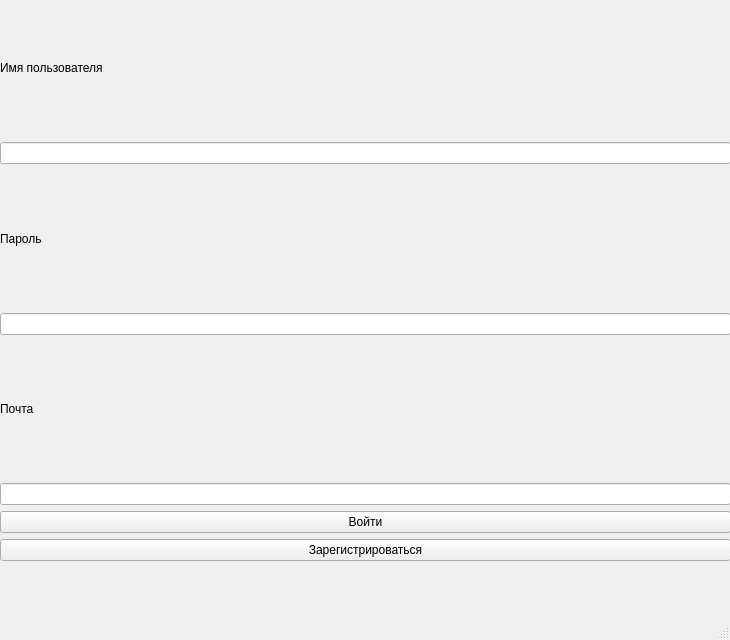
<?xml version="1.0" encoding="UTF-8"?>
<ui version="4.0">
 <class>startWindow</class>
 <widget class="QMainWindow" name="startWindow">
  <property name="geometry">
   <rect>
    <x>0</x>
    <y>0</y>
    <width>730</width>
    <height>640</height>
   </rect>
  </property>
  <property name="windowTitle">
   <string>MainWindow</string>
  </property>
  <widget class="QWidget" name="centralwidget">
   <widget class="QWidget" name="gridLayoutWidget">
    <property name="geometry">
     <rect>
      <x>0</x>
      <y>0</y>
      <width>731</width>
      <height>561</height>
     </rect>
    </property>
    <layout class="QGridLayout" name="gridLayout">
     <item row="4" column="0">
      <widget class="QLabel" name="labelEmail">
       <property name="text">
        <string>Почта</string>
       </property>
      </widget>
     </item>
     <item row="0" column="0">
      <widget class="QLabel" name="labelUsername">
       <property name="enabled">
        <bool>true</bool>
       </property>
       <property name="text">
        <string>Имя пользователя</string>
       </property>
      </widget>
     </item>
     <item row="3" column="0">
      <widget class="QLineEdit" name="tbPassword"/>
     </item>
     <item row="6" column="0">
      <widget class="QPushButton" name="butLogin">
       <property name="text">
        <string>Войти</string>
       </property>
      </widget>
     </item>
     <item row="2" column="0">
      <widget class="QLabel" name="labelPassword">
       <property name="text">
        <string>Пароль</string>
       </property>
      </widget>
     </item>
     <item row="1" column="0">
      <widget class="QLineEdit" name="tbUsername"/>
     </item>
     <item row="5" column="0">
      <widget class="QLineEdit" name="tbEmail"/>
     </item>
     <item row="7" column="0">
      <widget class="QPushButton" name="butRegistation">
       <property name="text">
        <string>Зарегистрироваться</string>
       </property>
      </widget>
     </item>
    </layout>
   </widget>
  </widget>
  <widget class="QMenuBar" name="menubar">
   <property name="geometry">
    <rect>
     <x>0</x>
     <y>0</y>
     <width>730</width>
     <height>37</height>
    </rect>
   </property>
  </widget>
  <widget class="QStatusBar" name="statusbar"/>
 </widget>
 <resources/>
 <connections/>
</ui>
